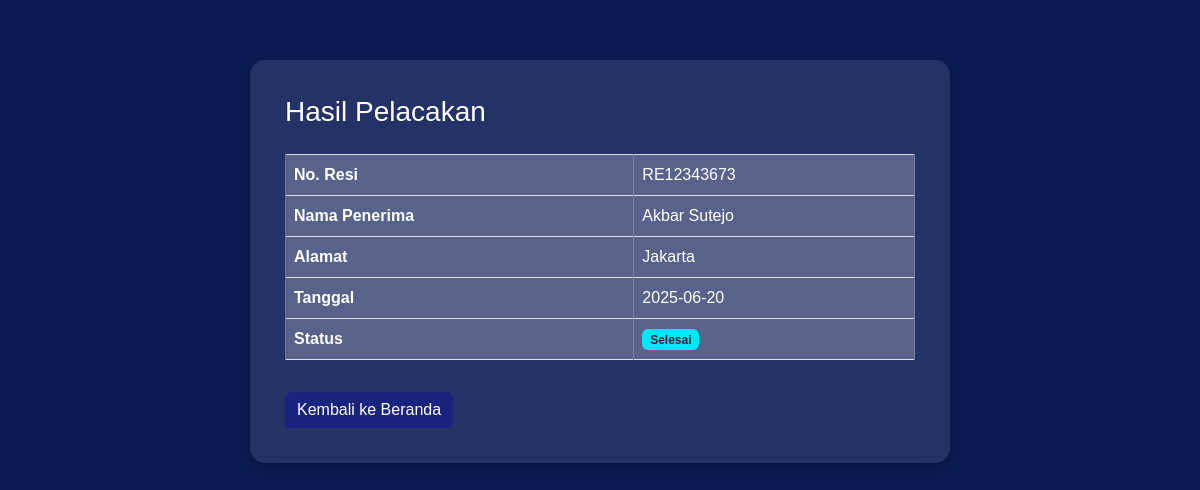
Page /lacak.php?resi=RE12343673 on the committed database.
### tables this page shows
CREATE TABLE `pengiriman` (
  `id` int(11) NOT NULL,
  `no_resi` varchar(20) NOT NULL,
  `nama_penerima` varchar(100) DEFAULT NULL,
  `alamat` varchar(100) DEFAULT NULL,
  `tanggal` date DEFAULT NULL,
  `status` enum('Selesai','Proses','Menunggu') DEFAULT NULL,
  `status_tracking` varchar(100) DEFAULT NULL
);

### lacak.php (the view, shortened to what this page needs)
<?php
include 'koneksi.php';
$resi = isset($_GET['resi']) ? $_GET['resi'] : '';
$data = null;
if (!empty($resi)) {
    $query = mysqli_query($koneksi, "SELECT * FROM pengiriman WHERE no_resi = '$resi' LIMIT 1");
    $data = mysqli_fetch_assoc($query);
}
?>
<!DOCTYPE html>
<html lang="id">
<head>
    <link href="https://cdn.jsdelivr.net/npm/bootstrap@5.3.0/dist/css/bootstrap.min.css" rel="stylesheet">
</head>
<body>
<div class="container tracking-result">
    <h3>Hasil Pelacakan</h3>
    <?php if ($data): ?>
        <table class="table table-bordered">
            <tr>
                <th>No. Resi</th>
                <td><?= $data['no_resi'] ?></td>
            </tr>
            <tr>
                <th>Nama Penerima</th>
                <td><?= $data['nama_penerima'] ?></td>
            </tr>
            <tr>
                <th>Alamat</th>
                <td><?= $data['alamat'] ?></td>
            </tr>
            <tr>
                <th>Tanggal</th>
                <td><?= $data['tanggal'] ?></td>
            </tr>
            <tr>
                <th>Status</th>
                <td><span class="badge bg-info text-dark"><?= $data['status'] ?></span></td>
            </tr>
        </table>
    <?php else: ?>
        <div class="alert alert-warning">Nomor resi <strong><?= htmlspecialchars($resi) ?></strong> tidak ditemukan.</div>
    <?php endif; ?>
    <a href="index.php" class="btn btn-primary mt-3">Kembali ke Beranda</a>
</div>
</body>
</html>

### lacak.php (style rules this page uses)
body { background-color: #0c1b55; font-family: Arial, sans-serif; }
.tracking-result { max-width: 700px; margin: 60px auto; background-color: rgba(255, 255, 255, 0.1); border-radius: 15px; padding: 35px; backdrop-filter: blur(12px); box-shadow: 0 6px 20px rgba(0,0,0,0.3); color: #fff; }
.tracking-result h3 { margin-bottom: 25px; color: #fff; }
.table { background-color: rgba(255, 255, 255, 0.15); color: #fff; }
.table th, .table td { background-color: rgba(255, 255, 255, 0.1); color: #fff; border-color: rgba(255, 255, 255, 0.2); }
.table th { font-weight: bold; }
.badge.bg-info { background-color: #00e5ff !important; color: #000; }
.btn-primary { background-color: #1a237e; border: none; }

### rows in the picture
pengiriman: no_resi "RE12343673", nama_penerima "Akbar Sutejo", alamat "Jakarta", tanggal "2025-06-20", status "Selesai"
